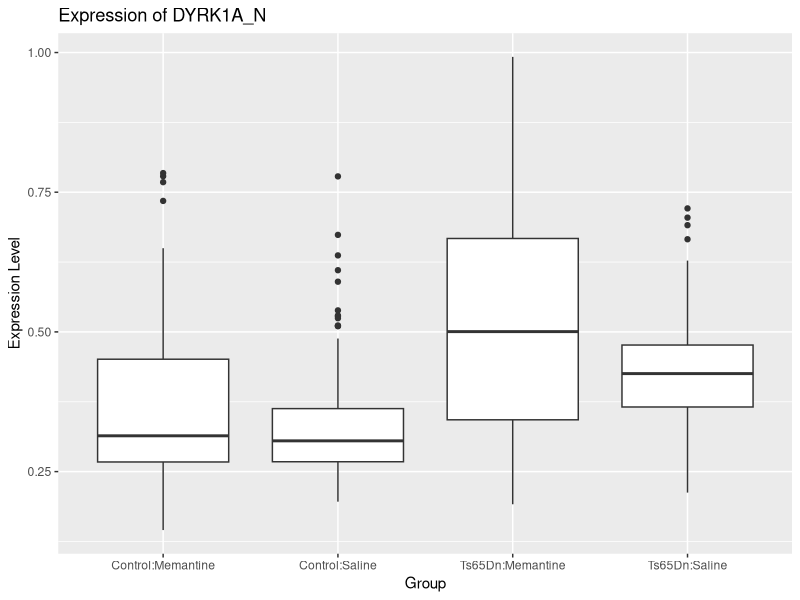
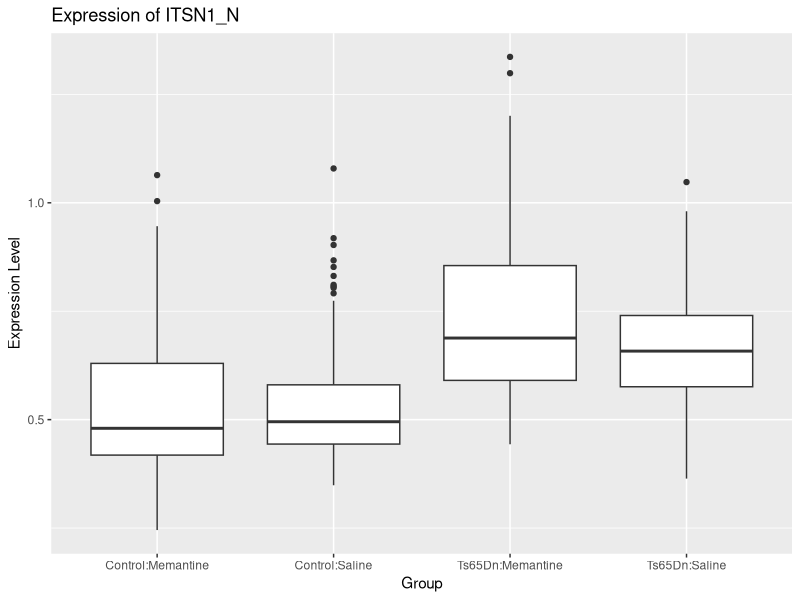
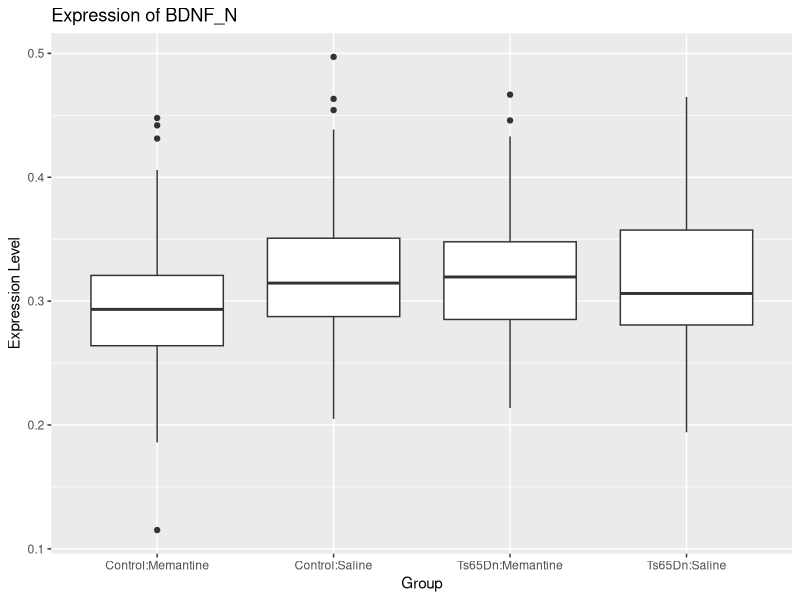
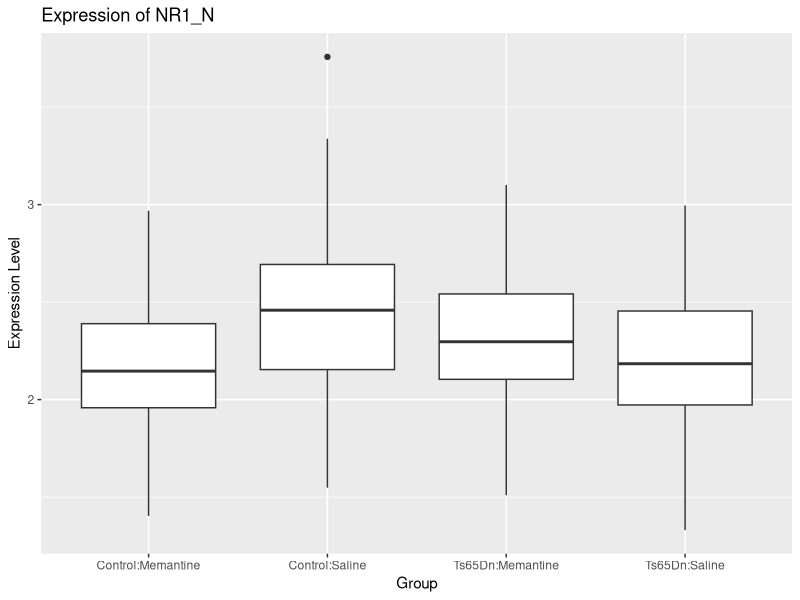
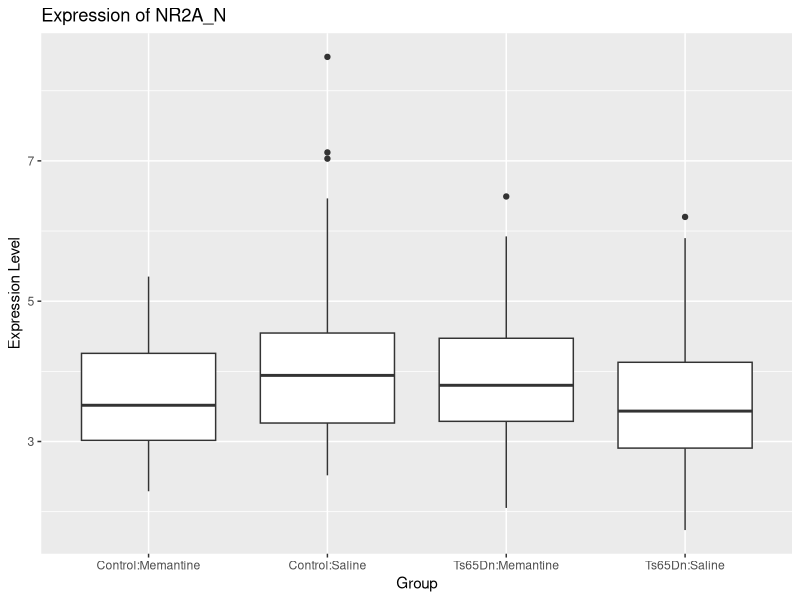
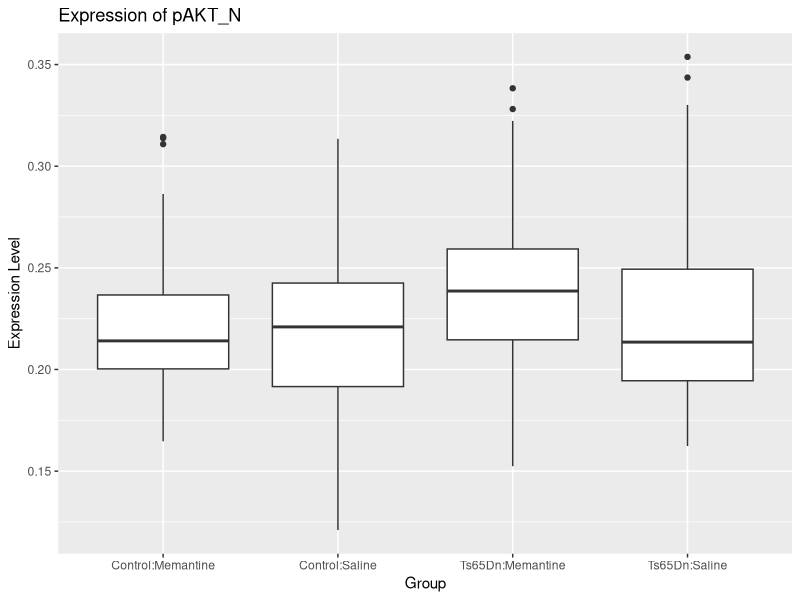
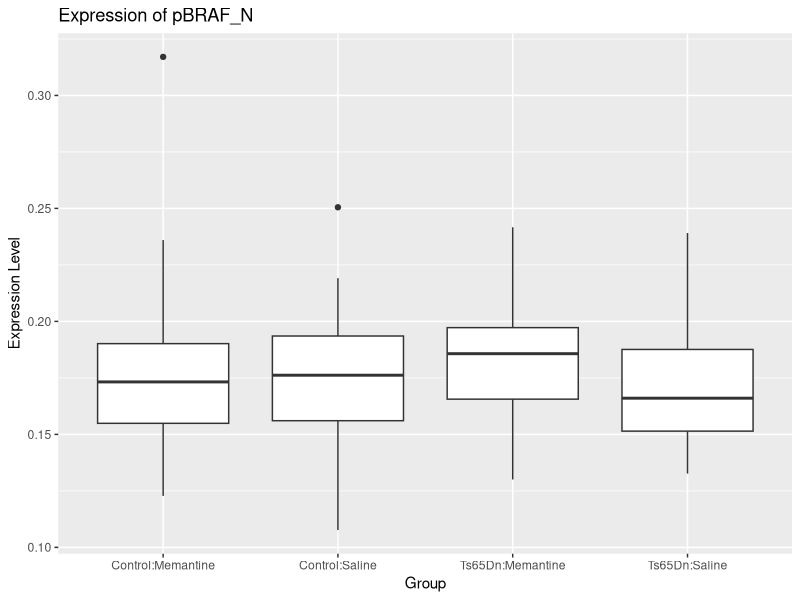
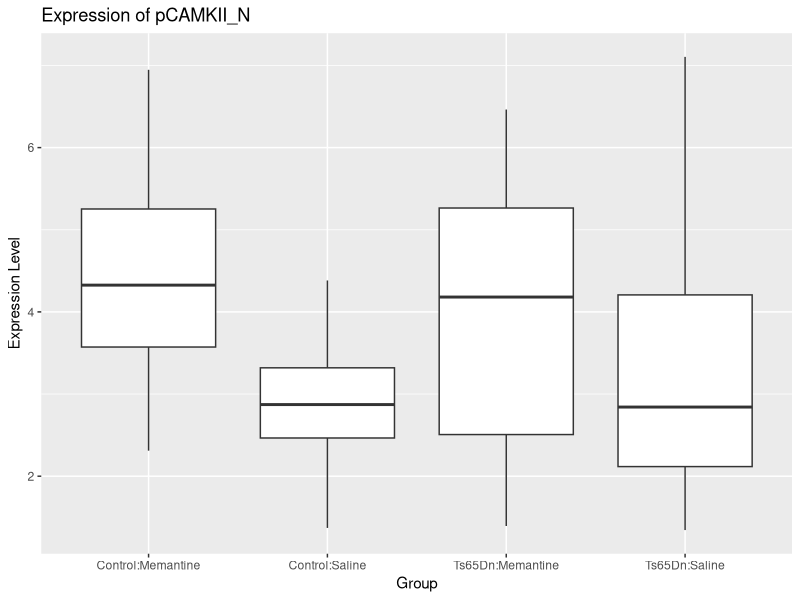

Source code (R) for these figures, in order:
## ---- chunk 1

## ---- chunk 2
library(readxl)
data <- read_excel("memantine.xls", sheet = "data")
str(data)
## ---- chunk 3
head(data)
## ---- chunk 4
sum(is.na(data))
## ---- chunk 5
library(dplyr)
data <- data %>% na.omit()
## ---- chunk 6
sum(is.na(data))
## ---- chunk 7
response_variable <- data$DYRK1A_N

genotype <- as.factor(data$Genotype)
treatment <- as.factor(data$Treatment)

model <- aov(response_variable ~ genotype * treatment, data = data)
summary(model)
## ---- chunk 8
TukeyHSD(model)

## ---- chunk 9
protein_names <- colnames(data)[2:78]

anova_results <- list()
tukey_results <- list()

for (protein_name in protein_names) {

  formula <- as.formula(paste(protein_name, "~ genotype * treatment"))


  model <- aov(formula, data = data)
  anova_results[[protein_name]] <- summary(model)

  tukey_results[[protein_name]] <- TukeyHSD(model)
}
## ---- chunk 10
extract_p_values <- function(anova_summary, term) {
    anova_table <- anova_summary[[1]]
    row.names(anova_table) <- trimws(row.names(anova_table))
    if (is.data.frame(anova_table)) {
        if (term %in% row.names(anova_table)) {
            p_value <- anova_table[term, "Pr(>F)"]
            return(p_value)
        } else {
            stop("Term not found in ANOVA table")
        }
    } else {
        stop("Invalid ANOVA summary object")
    }
}

p_value_genotype <- extract_p_values(anova_results[['DYRK1A_N']], "genotype")
p_value_treatment <- extract_p_values(anova_results[['DYRK1A_N']], "treatment")
p_value_interaction <- extract_p_values(anova_results[['DYRK1A_N']], "genotype:treatment")

p_value_genotype
p_value_treatment
p_value_interaction
## ---- chunk 11
all_p_values <- c()

for (protein_name in names(anova_results)) {
  anova_summary <- anova_results[[protein_name]]
  p_value_genotype <- extract_p_values(anova_summary, "genotype")
  p_value_treatment <- extract_p_values(anova_summary, "treatment")
  p_value_interaction <- extract_p_values(anova_summary, "genotype:treatment")
  
  all_p_values <- c(all_p_values, p_value_genotype, p_value_treatment, p_value_interaction)
}

adjusted_p_values <- p.adjust(all_p_values, method = "BH")

num_proteins <- length(anova_results)
adjusted_p_values_matrix <- matrix(adjusted_p_values, nrow = num_proteins, byrow = TRUE)
rownames(adjusted_p_values_matrix) <- names(anova_results)
colnames(adjusted_p_values_matrix) <- c("genotype", "treatment", "interaction")

adjusted_p_values_matrix
## ---- chunk 12


significance_level <- 0.05

significant_results <- adjusted_p_values_matrix < significance_level

significant_df <- as.data.frame(significant_results)
significant_df$Protein <- rownames(significant_df)

significant_df <- significant_df[, c("Protein", "genotype", "treatment", "interaction")]

significant_df



## ---- chunk 13
sum(significant_df['genotype'])

## ---- chunk 14
library(ggplot2)

for (protein in significant_df$Protein[significant_df$genotype | significant_df$treatment | significant_df$interaction]) {

  p <- ggplot(data, aes_string(x = "genotype:treatment", y = protein)) +
    geom_boxplot() +
    labs(title = paste("Expression of", protein), x = "Group", y = "Expression Level")
    
  
  print(p)
}

